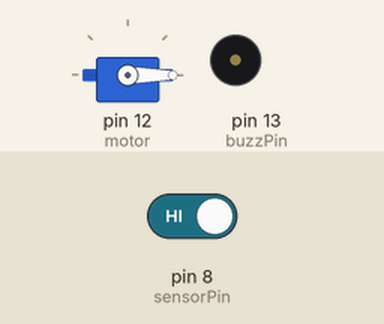
This sketch was run on a simulated Arduino Uno, built with avr-gcc and run on an emulated ATmega328P. On the bench: servo, buzzer (waves = sounding, pin HIGH). Inputs (shaded band) come from the test bench; at power-on: pin 8 (sensorPin) HIGH.

Above: at 0.1 s.
At 60.1 s:
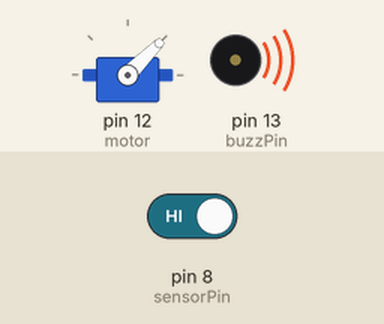
Timing chart, 0 to 61.6 s (numbered marks = the images above):
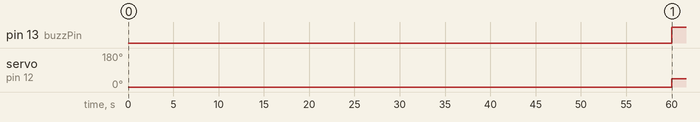

Measured:
- by itself, pin 13 (buzzPin): LOW → HIGH at 60.0 s
- by itself, servo on pin 12 (motor): 0° → 45° at 60.0 s

The sketch:

Smart_Medkit.ino
```cpp
#include <Servo.h>

// this list store the timings for the 4 alarms
// multiplying the timings with 60000 to convert from minutes to milliseconds
unsigned long timings[5] = {
    0,         // 0 for start, no alarm
    1 * 60000, // timing for first alarm  (here we set 1min)
    2 * 60000, // timing for second alarm (here we set 2min)
    3 * 60000, // timing for third alarm  (here we set 3min)
    4 * 60000  // timing for fourth alarm (here we set 4min)
}; //
int nextEvent = 1; // index for first event
int lastEvent = 4; // index for last event

void setup()
{
  const int sensorPin = 8;    // setting up IR sensor
  pinMode(sensorPin, INPUT);  // sensor is connected to pin #8
  Servo motor;                // setting up servo motor
  motor.attach(12);           // servo is connected to pin #12
  motor.write(0);             // initially set motor to 0 degrees
  const int buzzPin = 13;     // setting up buzzer
  pinMode(buzzPin, OUTPUT);   // buzzer is connected to pin #13
  digitalWrite(buzzPin, LOW); // initially set buzzer to OFF

  unsigned long startTime = millis(); // note the start time
  while (nextEvent <= lastEvent)
  {                                           // keep running while there are events
    int prevReading = digitalRead(sensorPin); // take reading from IR sensor
    while (timings[nextEvent] <= millis() - startTime)
    {                                           // if the next event has started
      digitalWrite(buzzPin, HIGH);              // turn the buzzer ON
      motor.write(45 * nextEvent);              // move the servo to open the next lid
      int currReading = digitalRead(sensorPin); // take reading from IR sensor
      if (currReading != prevReading)
      {                             // if there's a change in sensor reading
        digitalWrite(buzzPin, LOW); // turn the buzzer OFF
        nextEvent += 1;             // update the timer for next event
        break;                      // break the loop to wait for next event
      } //
      prevReading = currReading; // update the sensor reading for next round
      delay(10);                 // add a little delay for better performance
    } //
    delay(10); // add a little delay for better performance
  }
}
void loop() {}
```
